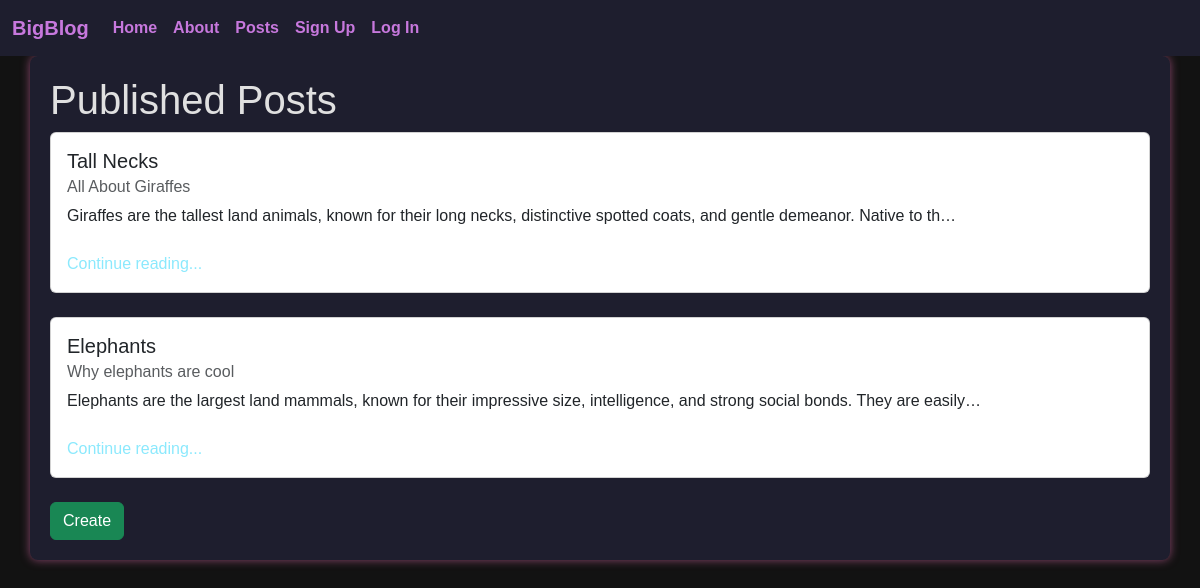
The app's page /posts/list/ with its own data.
### posts/models.py (models this page shows, shortened)
class Status(models.Model):
    name = models.CharField(max_length=128)
    description = models.CharField(max_length=256)

class Post(models.Model):
    title = models.CharField(max_length=128)
    subtitle = models.CharField(max_length=256)
    body = models.TextField()
    author = models.ForeignKey(
        get_user_model(),
        on_delete=models.CASCADE
    )
    status = models.ForeignKey(
        Status,
        on_delete=models.CASCADE
    )
    created_on = models.DateTimeField(auto_now_add=True)

### posts/views.py (the view)
# urls.py: path("list/", views.PostListView.as_view(), name="list"),
class PostListView(ListView):
    template_name = "posts/list.html"
    model = Post
    def get_context_data(self, **kwargs):
        context = super().get_context_data(**kwargs)
        published = Status.objects.get(name="published")
        context["title"] = "Published"
        context["post_list"] = (
            Post.objects
            .filter(status=published)
            .order_by("created_on").reverse()
        )
        return context

### templates/posts/list.html (shortened to what this page needs)
{% extends 'base.html' %}
{% block content %}
<h1>{{ title }} Posts</h1>
{% for post in post_list %}
<div class="card">
    <div class="card-body">
        <h5 class="card-title">{{ post.title }}</h5>
        <h6 class="card-subtitle mb-2 text-body-secondary">{{ post.subtitle }}</h6>
        <p class="card-text">{{ post.body|truncatechars:128 }}
            <br />
            <br />
      <a href="{% url 'detail' post.id %}" class="card-link">Continue reading...</a>
    </div>
</div>
<br />
{% endfor %}
<a href="{% url 'create' %}" class="btn btn-success">Create</a>
{% endblock content %}

### static/css/base.css (style rules this page uses)
body { background-color: #121212; color: #e0e0e0; font-family: Arial, sans-serif; }
a { color: #8be9fd; text-decoration: none; }

### records on screen
Status: name "Published"
Post: title "Tall Necks", subtitle "All About Giraffes", body "Giraffes are the tallest land animals, known for their long necks, distinctive spotted coats, and gentle demeanor. Native to th…"
Post: title "Elephants", subtitle "Why elephants are cool", body "Elephants are the largest land mammals, known for their impressive size, intelligence, and strong social bonds. They are easily…"
